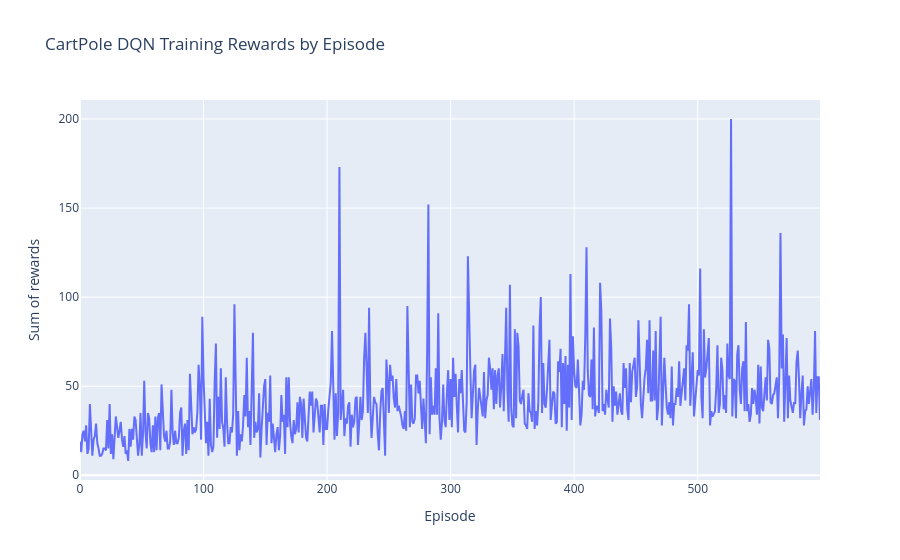

The cell this chart's notebook holds for it:
### Markdown cell above
In the basic Deep Q-Learning algorithm the model is used both to make predictions and to set its own targets. This can lead to a situation analogous to a dog chasing its own tail. To solve this problem, in their 2013 paper DeepMind researchers used two DQNs instead of one: the first is the *online model*, which learns at each step and is used to move the agent around, and the other is the *target model* used only to define the targets. The target model is just a clone of the online model. Since the target model is updated much less often than the online model, the Q-Value targets are more stable, the feedback loop we discussed earlier is dampened, and its effects are less severe. 

To stabalize training they used a tiny learning rate of 0.00025, they updated the target model only every 10,000 steps, and they used a very large replay buffer of 1 million experiences. They decreased epsilon very slowly from 1 to 0.01 in 1 million steps, and they let the algorithm run for 50 million steps.

### Code cell
# Change 1: clone model
target = keras.models.clone_model(model)
target.set_weights(model.get_weights())

def training_step(batch_size):
    if len(replay_buffer) < batch_size:
        return

    states, actions, rewards, next_states, dones = sample_experiences(batch_size)

    states = states.astype(np.float32)
    next_states = next_states.astype(np.float32)
    rewards = rewards.astype(np.float32)
    dones = dones.astype(np.float32)

    # Change 2: use cloned model to predict next_Q_values
    next_Q_values = target.predict(next_states)
    max_next_Q_values = np.max(next_Q_values, axis=1)

    target_Q_values = rewards + (1 - dones) * discount_factor * max_next_Q_values

    mask = tf.one_hot(actions, n_outputs)

    with tf.GradientTape() as tape:
        all_Q_values = model(states)
        Q_values = tf.reduce_sum(all_Q_values * mask, axis=1)
        loss = loss_fn(target_Q_values, Q_values)

    grads = tape.gradient(loss, model.trainable_variables)
    optimizer.apply_gradients(zip(grads, model.trainable_variables))

import plotly.express as px
import pandas as pd

episode_rewards = []

for episode in range(600):
    obs, info = env.reset()
    episode_reward = 0

    for step in range(200):
        epsilon = max(1 - episode / 500, 0.01)

        obs, reward, done, info = play_one_step(env, obs, epsilon)
        episode_reward += reward

        if done:
            break

    episode_rewards.append(episode_reward)

    # Change 3: update the weights of the cloned model every few episodes
    if not (episode % 50):
        target.set_weights(model.get_weights())

df_rewards = pd.DataFrame({
    "episode": range(len(episode_rewards)),
    "reward_sum": episode_rewards
})

fig = px.line(
    df_rewards,
    x="episode",
    y="reward_sum",
    title="CartPole DQN Training Rewards by Episode",
    labels={
        "episode": "Episode",
        "reward_sum": "Sum of rewards"
    }
)

fig.show()

### Figure 1 — Plotly figure (JSON) as saved in the notebook; plotly's stock layout.template omitted (floating-point values rounded to 4 significant figures; data arrays with more than 128 entries replaced by an {"elided": "..."} marker saying what was removed)
{"data": [{"hovertemplate": "Episode=%{x}<br>Sum of rewards=%{y}<extra></extra>", "legendgroup": "", "line": {"color": "#636efa", "dash": "solid"}, "marker": {"symbol": "circle"}, "mode": "lines", "name": "", "orientation": "v", "showlegend": false, "type": "scatter", "x": {"elided": "600 int values"}, "xaxis": "x", "y": {"elided": "600 float values"}, "yaxis": "y"}], "layout": {"legend": {"tracegroupgap": 0}, "title": {"text": "CartPole DQN Training Rewards by Episode"}, "xaxis": {"anchor": "y", "domain": [0, 1], "title": {"text": "Episode"}}, "yaxis": {"anchor": "x", "domain": [0, 1], "title": {"text": "Sum of rewards"}}}}
